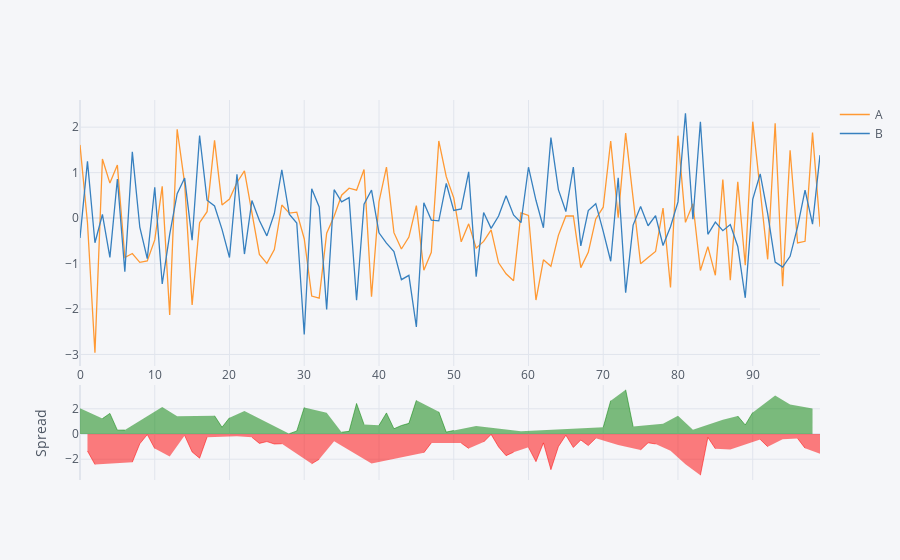

The notebook cell this image was saved under:
### Code cell
df[['A','B']].iplot(kind='spread')    #Spread
